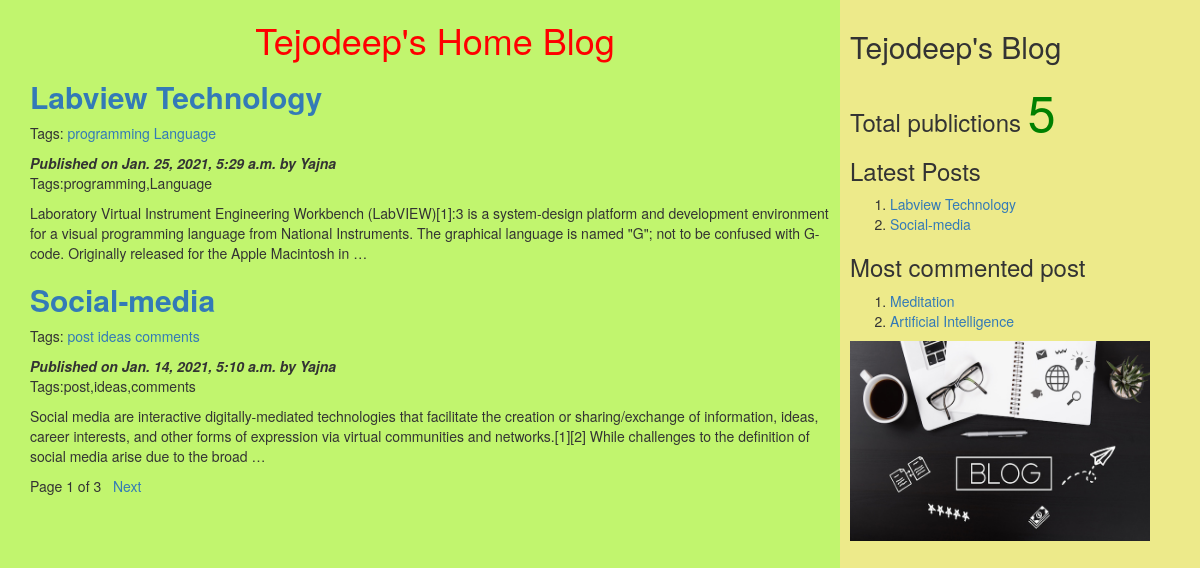
The page / on the database its author committed.
### myApp/models.py (models this page shows, shortened)
class Post(models.Model):
          tags=TaggableManager()
          STATUS_CHOICES=(('draft','Draft'),('published','Published'))
          title=models.CharField(max_length=256)
          slug=models.SlugField(max_length=264,unique_for_date='publish')
          author=models.ForeignKey(User,related_name='blog_posts',on_delete= models.CASCADE)
          body=models.TextField()
          publish=models.DateTimeField(default=timezone.now)
          created=models.DateTimeField(auto_now_add=True)
          updated=models.DateTimeField(auto_now=True)
          status= models.CharField(max_length=10,choices=STATUS_CHOICES,default='draft')
          objects=CustomManager()
          class Meta:
                ordering=('-publish',)
          def get_absolute_url(self):
                return reverse('post_detail',args=[self.publish.year,self.publish.strftime('%m'),self.publish.strftime('%d'),self.slug])

### myApp/views.py (the view)
# urls.py: url(r'^$',views.post_list_view),
def post_list_view(request,tag_slug=None):
    post_list=Post.objects.all()
    tag=None
    if tag_slug:
        tag=get_object_or_404(Tag,slug=tag_slug)#provided slug
        post_list=post_list.filter(tags__in=[tag])
    paginator=Paginator(post_list,2) #step1
    page_number=request.GET.get('page') #step2
    try:
       post_list=paginator.page(page_number) #step2
    except PageNotAnInteger:
       post_list=paginator.page(1) #step 3
    except EmptyPage:
      post_list=paginator.page(paginator.num_pages) #step 4
    d={'post_list':post_list,'tag':tag}
    return render(request,'myApp/post_list.html',d)

### myApp/models.py (called while the page is built)
    def get_queryset(self):
        return super().get_queryset().filter(status='published')

### myApp/templatetags/mytags.py (called while the page is built)
@register.simple_tag
def total_posts():
    return Post.objects.count()

@register.inclusion_tag('myApp/latest_post.html')
def show_latest_posts(count=3):
    latest_posts=Post.objects.order_by('-publish')[:count]
    return {'latest_posts':latest_posts}

@register.simple_tag
def get_most_commented_posts(count=2):
    return Post.objects.annotate(total_comments=Count('comments')).order_by('-total_comments')[:count]

### template/myApp/post_list.html (shortened to what this page needs)
<html>
    {%extends 'myApp/parent.html'%}
        {%block content_block%}
        <h1 style="color:red"><center>Tejodeep's Home Blog</center></h1>
        {%for post in post_list%}
        <a href="{{post.get_absolute_url}}"><h2><b>{{post.title}}</b></h2></a>
         <p>Tags:
              {%for t in post.tags.all%}
              <a href="{%url "post_list_by_tag_name" t.slug%}">{{t.name}}</a>
               {%endfor%}
          </p>
        <i><b>Published on {{post.publish}} by {{post.author|title}}</b></i>
        <p>Tags:{{post.tags.all|join:','}}</p>
        {{post.body|truncatewords:40|linebreaks}}
        {%endfor%}
        {%include 'myApp/pagination.html' with page=post_list%}
        {%endblock%}

### template/myApp/parent.html (shortened to what this page needs)
<html>
{%load static%}
{%load mytags%}
    <head>
        <link rel="stylesheet" href="https://maxcdn.bootstrapcdn.com/bootstrap/3.3.7/css/bootstrap.min.css">
    </head>
    <body>
        <div class="content" style="width:70%;float:left;background-color:#c1f56e;height:300%;padding:0 0 0 30px">
              {%block content_block%}
              {%endblock%}
        </div>
        <div class="sidebar" style="width:30%;float:right;background-color:#edea8a;height:300%;padding:10px">
            <h2>Tejodeep's Blog</h2>
            <h3>Total publictions
              <span style="color:green;font-size:50px">
              {%total_posts%}</span>
              <h3>Latest Posts</h3>
              {% show_latest_posts 2 %}
              <h3>Most commented post</h3>
              {%get_most_commented_posts as m%}
              <ol>
                {%for post in m%}
                <li><a href="{{post.get_absolute_url}}">{{post.title}}</a></li>
                {%endfor%}
              </ol>
            </h3>
<img src="{% static "images/blog.jpg" %}" width="300px" height="200px"/>
        </div>
    </body>
</html>

### template/myApp/pagination.html (shortened to what this page needs)
<!DOCTYPE html>
<html lang="en" dir="ltr">
  <body>
     <div class="paginator">
      <span>Page {{page.number}} of {{page.paginator.num_pages}}</span>&nbsp&nbsp
      {%if page.has_next%}
      <a href="?page={{page.next_page_number}}">Next</a> &nbsp  &nbsp
      {%endif%}
     </div>
  </body>
</html>

### template/myApp/latest_post.html
<!DOCTYPE html>
<html lang="en" dir="ltr">
  <body>
    <ol>
    {%for post in latest_posts%}
    <li><a href="{{post.get_absolute_url}}">{{post.title}}</a></li>
    {%endfor%}
    </ol>
  </body>
</html>

### rows shown on the page
Post: title "Labview Technology", publish "Jan. 25, 2021, 5:29 a.m.", author "Yajna", tags.all "programming,Language", body "Laboratory Virtual Instrument Engineering Workbench (LabVIEW)[1]:3 is a system-design platform and development environment for a visual programming language from National Instruments. The graphical language is named \"G\"; not to be confused with G-code. Originally released for the Apple Macintosh in …"
Tag: name "programming"
Tag: name "Language"
Post: title "Social-media", publish "Jan. 14, 2021, 5:10 a.m.", author "Yajna", tags.all "post,ideas,comments", body "Social media are interactive digitally-mediated technologies that facilitate the creation or sharing/exchange of information, ideas, career interests, and other forms of expression via virtual communities and networks.[1][2] While challenges to the definition of social media arise due to the broad …"
Tag: name "post"
Tag: name "ideas"
Tag: name "comments"
Post: title "Meditation"
Post: title "Artificial Intelligence"

### other values the page prints
{{ page.number }} "1"
{{ page.paginator.num_pages }} "3"
